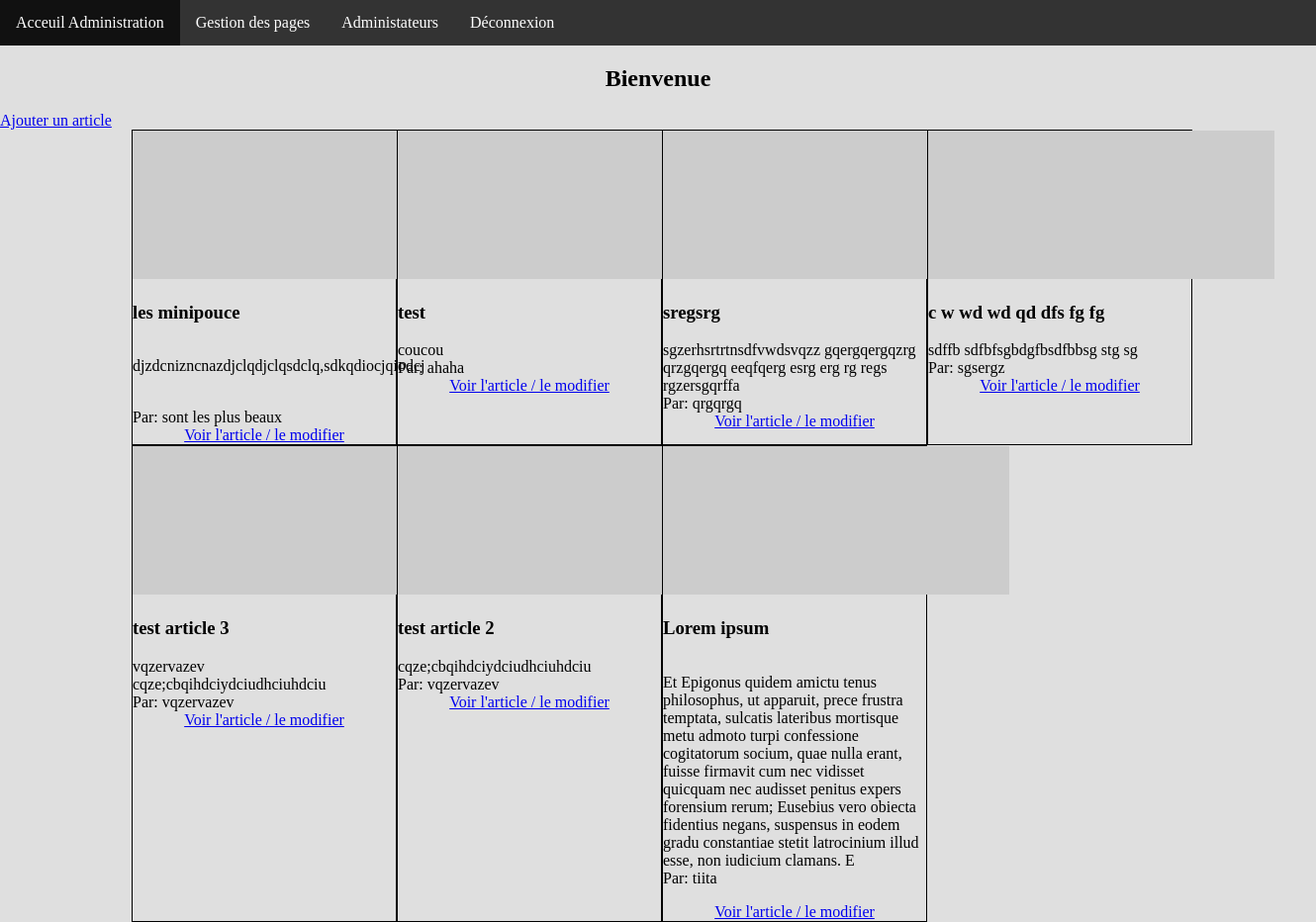
The app's page /admin/index.php (signed in), older data.
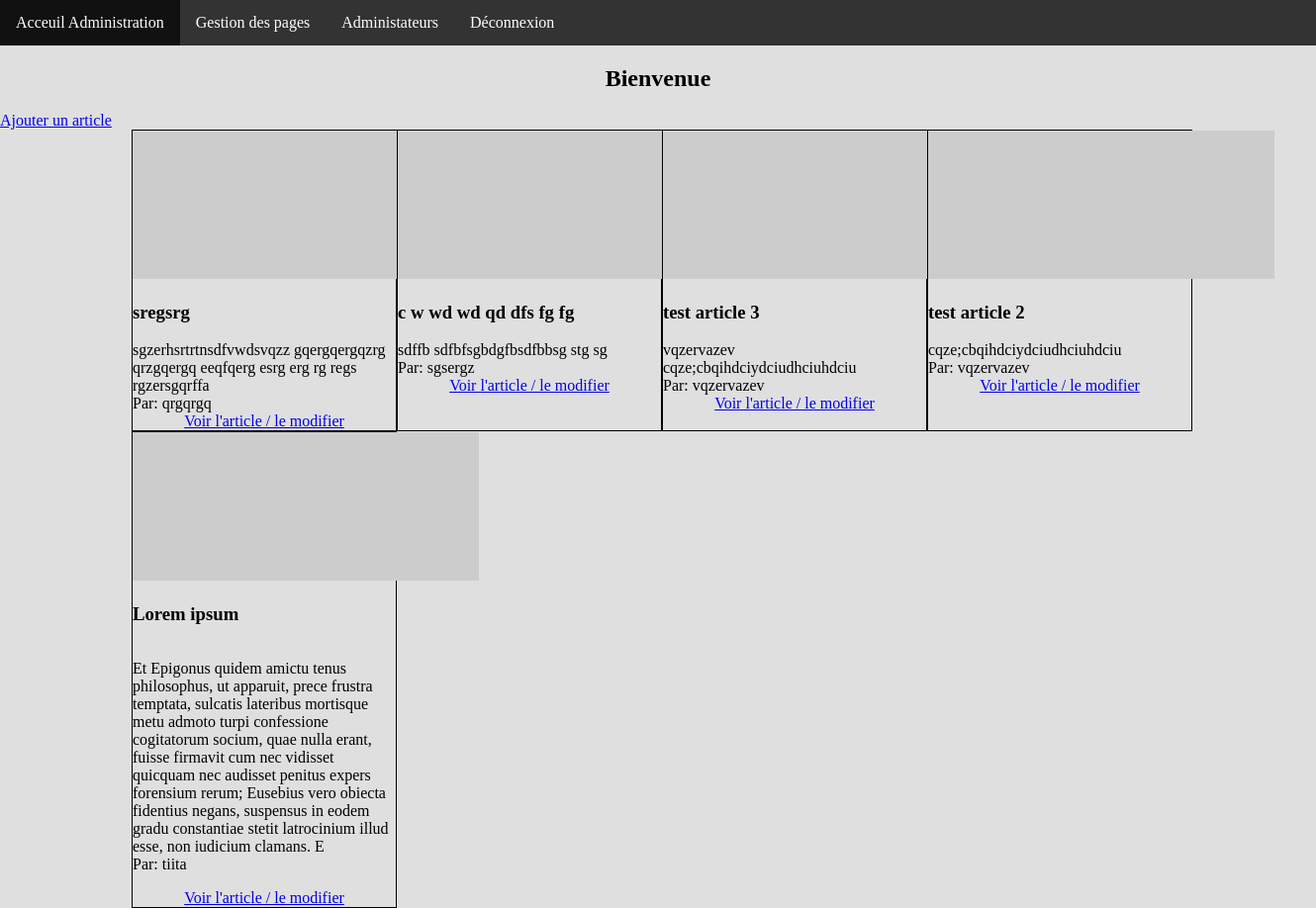
The same page, newer data.
### tables this page shows
CREATE TABLE IF NOT EXISTS `articles` (
  `id` int(11) NOT NULL AUTO_INCREMENT,
  `name` varchar(255) NOT NULL,
  `content` longtext NOT NULL,
  `Autor` varchar(255) NOT NULL,
  PRIMARY KEY (`id`)
);

### admin/index.php (the view, shortened to what this page needs)
    <?php require_once"inc/header.php" ?>
    <h2><center>Bienvenue </center></h2>
    <a href="creat_article.php">Ajouter un article</a><br>
    <div class="article-cont">
    <?php
    $req = $bdd->query('SELECT * FROM articles ORDER BY id DESC');
    $article = $req->fetchAll();
    foreach ($article as $article):   ?>
      <div class="article">
        <div class="img-article">
          <img src="http://via.placeholder.com/350x150"><br>
          <h3><?= $article['name']?></h3>
        </div>
        <div class="content-article">
          <?php echo substr($article['content'], 0, 400);
           ?>
          <br>
          Par: <?= $article['Autor'] ?>
        </div>
        <div class="link-article">
          <a href="gestion_article.php?id=<?= $article['id'] ?>">Voir l'article / le modifier</a>
        </div>
      </div>
    <?php endforeach ?>
    </div>
  </body>
</html>

### admin/inc/header.php (shortened to what this page needs)
<!DOCTYPE html>
<html lang="fr" dir="ltr">
  <head>
    <link rel="stylesheet" href="../css/admin.css">
  </head>
  <body>
    <nav>
      <ul class="ul-navbar">
       <li class="li-navbar"><a href="index.php">Acceuil Administration</a></li>
       <li class="li-navbar"><a href="acc_page.php">Gestion des pages</a></li>
       <li class="li-navbar"><a href="admin.php">Administateurs</a></li>
       <li class="li-navbar"><a href="deconnect.php">Déconnexion</a> </li>
      </ul>
    </nav>

### css/admin.css (style rules this page uses)
html, body { width: 100%; height: 100%; padding: 0; margin: 0; font-size: 100%; background-color: rgb(223, 223, 223); }
.ul-navbar { list-style-type: none; margin: 0; padding: 0; overflow: hidden; background-color: #333; }
.li-navbar { float: left; }
.li-navbar a { display: block; color: white; text-align: center; padding: 14px 16px; text-decoration: none; }
.article-cont { position: relative; display: flex; flex-direction: row; flex-wrap: wrap; margin-left: 10%; width: 100%; height:auto; }
.article { align-items: center; width: 20%; height: auto; display: flex; flex-direction: column; border: 1px solid black; }
.img-article { width: 100%; height: auto; }
.content-article { width: 100%; height: auto; }

Row changes from the older to the newer data that the page shows:
removed articles: name "les minipouce", content "djzdcnizncnazdjclqdjclqsdclq,sdkqdiocjqiodcj", Autor "sont les plus beaux"
removed articles: name "test", content "coucou", Autor "ahaha"
